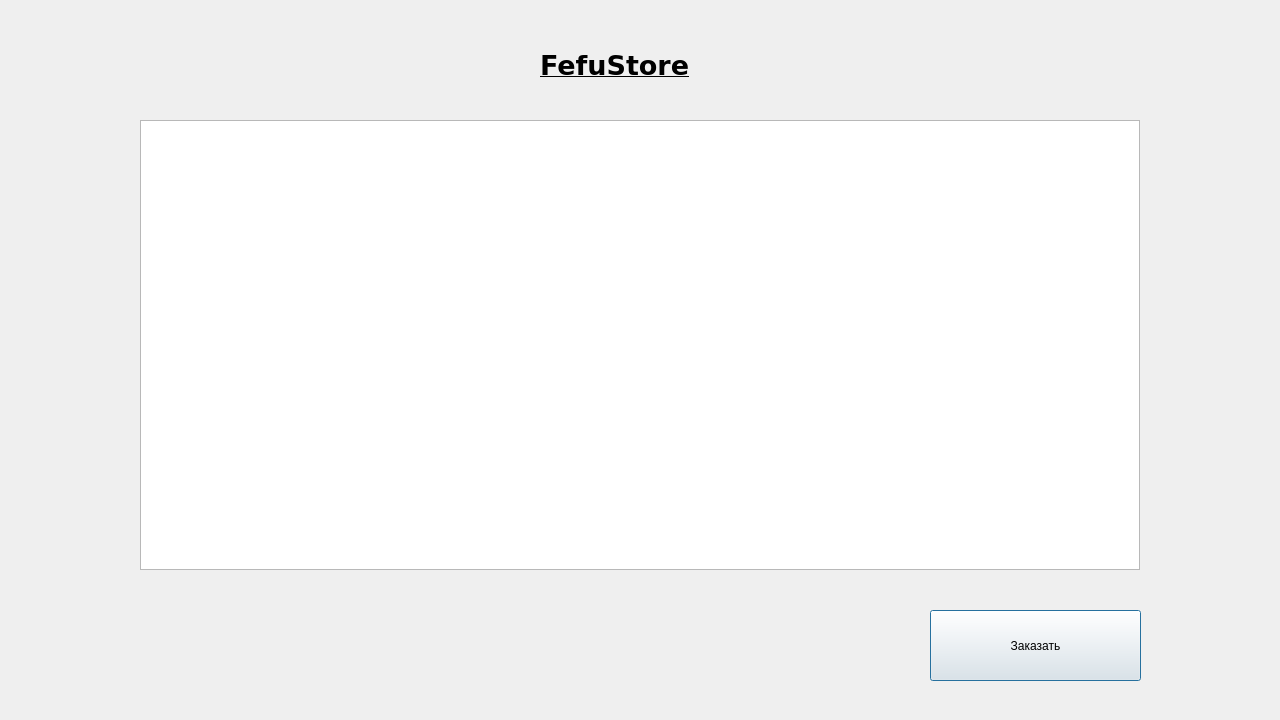
<?xml version="1.0" encoding="UTF-8"?>
<ui version="4.0">
 <class>Market</class>
 <widget class="QDialog" name="Market">
  <property name="geometry">
   <rect>
    <x>0</x>
    <y>0</y>
    <width>1280</width>
    <height>720</height>
   </rect>
  </property>
  <property name="windowTitle">
   <string>Dialog</string>
  </property>
  <widget class="QLabel" name="label">
   <property name="geometry">
    <rect>
     <x>540</x>
     <y>30</y>
     <width>191</width>
     <height>71</height>
    </rect>
   </property>
   <property name="font">
    <font>
     <family>DejaVu Sans</family>
     <pointsize>20</pointsize>
     <weight>75</weight>
     <bold>true</bold>
     <underline>true</underline>
    </font>
   </property>
   <property name="text">
    <string>FefuStore</string>
   </property>
  </widget>
  <widget class="QTableWidget" name="table">
   <property name="geometry">
    <rect>
     <x>140</x>
     <y>120</y>
     <width>1000</width>
     <height>450</height>
    </rect>
   </property>
   <property name="baseSize">
    <size>
     <width>0</width>
     <height>0</height>
    </size>
   </property>
   <property name="tabletTracking">
    <bool>false</bool>
   </property>
   <property name="toolTipDuration">
    <number>-1</number>
   </property>
   <property name="layoutDirection">
    <enum>Qt::LeftToRight</enum>
   </property>
   <property name="autoFillBackground">
    <bool>false</bool>
   </property>
   <property name="autoScroll">
    <bool>true</bool>
   </property>
   <property name="showGrid">
    <bool>true</bool>
   </property>
   <property name="gridStyle">
    <enum>Qt::SolidLine</enum>
   </property>
   <property name="sortingEnabled">
    <bool>false</bool>
   </property>
   <property name="wordWrap">
    <bool>true</bool>
   </property>
   <property name="cornerButtonEnabled">
    <bool>true</bool>
   </property>
   <attribute name="horizontalHeaderVisible">
    <bool>false</bool>
   </attribute>
   <attribute name="horizontalHeaderCascadingSectionResizes">
    <bool>false</bool>
   </attribute>
   <attribute name="horizontalHeaderMinimumSectionSize">
    <number>100</number>
   </attribute>
   <attribute name="horizontalHeaderDefaultSectionSize">
    <number>249</number>
   </attribute>
   <attribute name="horizontalHeaderHighlightSections">
    <bool>false</bool>
   </attribute>
   <attribute name="horizontalHeaderShowSortIndicator" stdset="0">
    <bool>false</bool>
   </attribute>
   <attribute name="verticalHeaderVisible">
    <bool>false</bool>
   </attribute>
   <column>
    <property name="text">
     <string>Наименование</string>
    </property>
    <property name="font">
     <font>
      <pointsize>10</pointsize>
     </font>
    </property>
    <property name="textAlignment">
     <set>AlignCenter</set>
    </property>
   </column>
   <column>
    <property name="text">
     <string>В наличии</string>
    </property>
    <property name="textAlignment">
     <set>AlignCenter</set>
    </property>
   </column>
   <column>
    <property name="text">
     <string>Цена</string>
    </property>
    <property name="textAlignment">
     <set>AlignCenter</set>
    </property>
   </column>
   <column>
    <property name="text">
     <string>Количество</string>
    </property>
    <property name="textAlignment">
     <set>AlignCenter</set>
    </property>
   </column>
  </widget>
  <widget class="QPushButton" name="pushButton">
   <property name="geometry">
    <rect>
     <x>930</x>
     <y>610</y>
     <width>211</width>
     <height>71</height>
    </rect>
   </property>
   <property name="text">
    <string>Заказать</string>
   </property>
  </widget>
 </widget>
 <resources/>
 <connections/>
</ui>
